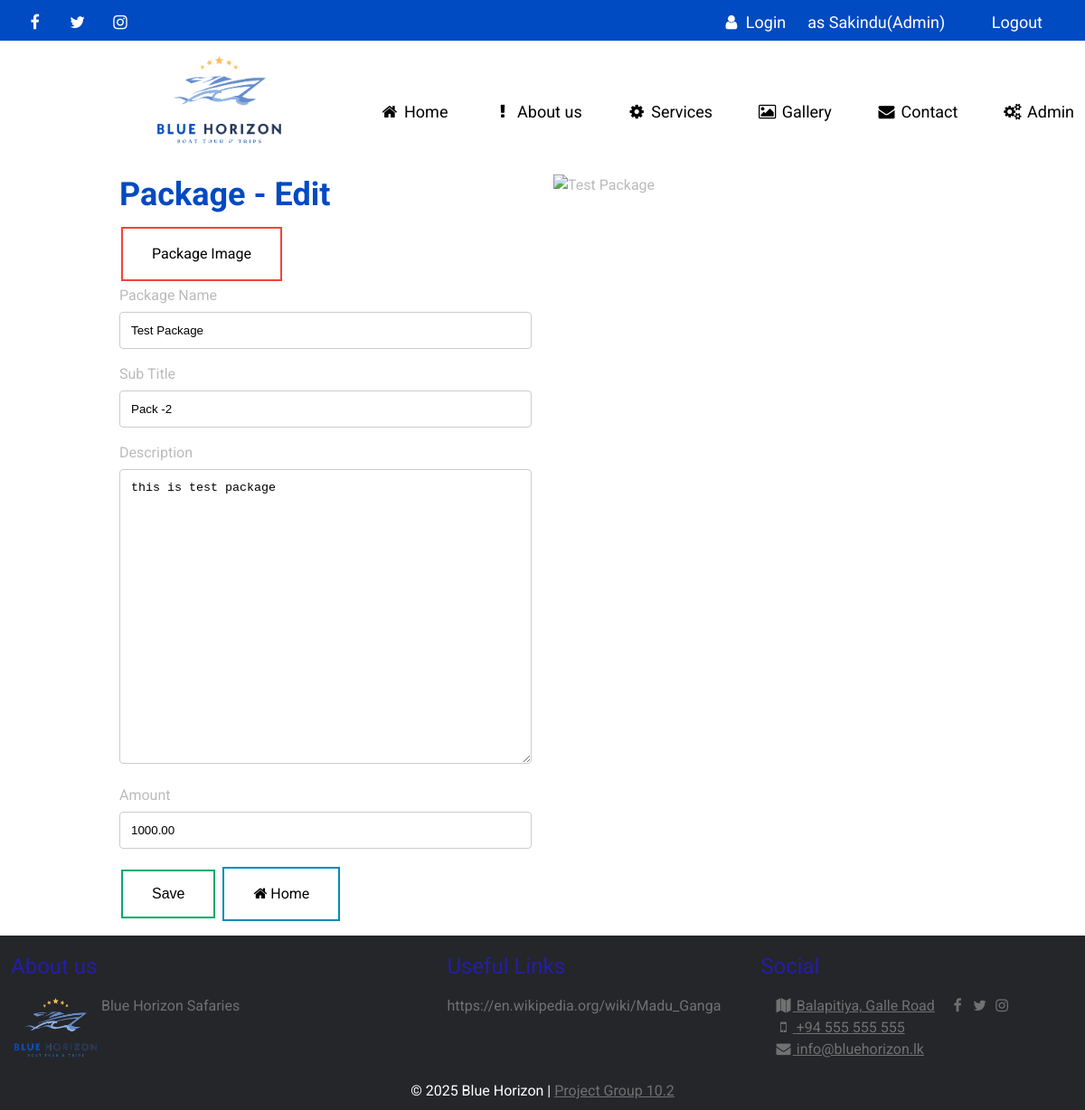
Page /pack-edit.php?pack_type=2 (signed in) on the committed database.
### tables this page shows
CREATE TABLE `pack`  (
  `pack_type` int NOT NULL AUTO_INCREMENT,
  `pack_name` varchar(255) NULL DEFAULT NULL,
  `pack_sub` varchar(255) NULL DEFAULT NULL,
  `pack_desc` text NULL,
  `pack_amount` decimal(11, 2) NULL DEFAULT NULL,
  `img_name` varchar(255) NULL DEFAULT NULL,
  PRIMARY KEY (`pack_type`) USING BTREE
);

### mysql.php (called while the page is built, shortened)
<?php
class mySQL
{
    protected $db_name = "bluesaf";
    protected $db_user = "root";
    protected $db_pass = "chanaka";
    protected $db_host = "localhost";
    public function execute($sql) {
        $con = new mysqli( $this->db_host, $this->db_user, $this->db_pass, $this->db_name );
        mysqli_set_charset($con,"utf8");
        $result=mysqli_query($con,$sql);
        return $result;
    }
}

### pack-edit.php (the view, shortened to what this page needs)
<?php
require_once ("mysql.php");
$db=new mySQL();
$sql="SELECT * from pack where pack_type='".$pack_type."'";
$res=$db->execute($sql);
$row = mysqli_fetch_array($res);
$pack_name  =$row['pack_name'];
$pack_sub   =$row['pack_sub'];
$pack_desc  =$row['pack_desc'];
$pack_amount=$row['pack_amount'];
$img_name=$row['img_name'];
?>
<!doctype html>
<html lang="en">
<head>
    <?php include "inc-head.php"; ?>
</head>
<body>
<div class="container">
    <?php include "inc-header.php"; ?>
    <div class="text-content">
        <div class="col-2">
            <h2 class="hd-1">Package - Edit </h2>
            <a href="pack-img.php?pack_type=<?=$pack_type?>" class="button button3"> Package Image </a>
            <form class="needs-validation" novalidate method="post" action="pack-edit.php" name="registration_form">
                <div class="form-group">
                    <label for="pack_name" class="col-lg-2 col-sm-2 control-label">Package Name</label>
                    <div class="col-lg-10">
                        <input type="text" value="<?=$pack_name?>" id="pack_name" name="pack_name"  >
                    </div>
                </div>
                <div class="form-group">
                    <label for="pack_sub" class="col-lg-2 col-sm-2 control-label">Sub Title</label>
                    <div class="col-lg-10">
                        <input type="text" value="<?=$pack_sub?>" class="form-control" id="pack_sub" name="pack_sub" >
                    </div>
                </div>
                <div class="form-group">
                    <label for="pack_desc" class="col-lg-2 col-sm-2 control-label">Description</label>
                    <div class="col-lg-10">
                        <textarea id="pack_desc" rows="20" name="pack_desc" placeholder="Last Name"><?=$pack_desc?>
                        </textarea>
                    </div>
                </div>
                <div class="form-group">
                    <label for="pack_amount" class="col-lg-2 col-sm-2 control-label">Amount</label>
                    <div class="col-lg-10">
                        <input type="text" value="<?=$pack_amount?>" class="form-control" id="pack_amount" name="pack_amount" >
                    </div>
                </div>
                <button class="button button1" name="submit" type="submit" >Save</button>
                <a class="button button2" href="pack-list.php" > <i class="fa fa-home"></i> Home</a>
            </form>
        </div>
        <div class="col-2">
            <img src="./packimg/<?=$img_name?>" alt="<?=$pack_name?>" style="width: 100%;" >
        </div>
    </div>
</div>
<?php include "inc-footer.php"; ?>
</body>
</html>

### css/style.css (style rules this page uses)
* { margin: 0; padding: 0; }
body { margin: 0; overflow-x: hidden; font-family: "Roboto", sans-serif; font-weight: 400; font-style: normal; }
.copy a { color: #717171; }
.hd-1 { font-size: 36px; margin-bottom: 20px; margin-top: 10px; color: #004ac2; }
.text-content { background-color: #ffffff; color: #bbbbbb; display: flex; line-height: 24px; width: 80vw; margin: 0 auto; }
.col-2 { padding: 12px 12px 12px 12px; width: 50%; }
input[type=text], input[type=password], input[type=email],input[type=number],input[type=tel], input[type=date], select,option, textarea { width: 100%; padding: 12px; border: 1px solid #ccc; border-radius: 4px; box-sizing: border-box; margin-top: 6px; margin-bottom: 16px; resize: vertical; }

### css/button.css (style rules this page uses)
.button { background-color: #04AA6D; border: none; color: white; padding: 16px 32px; text-align: center; text-decoration: none; display: inline-block; font-size: 16px; margin: 4px 2px; transition-duration: 0.4s; cursor: pointer; }
.button1 { background-color: white; color: black; border: 2px solid #04AA6D; }
.button2 { background-color: white; color: black; border: 2px solid #008CBA; }
.button3 { background-color: white; color: black; border: 2px solid #f44336; }

### rows in the picture
pack: pack_name "Test Package", pack_sub "Pack -2", pack_desc "this is test package", pack_amount "1000.00"

### other values in the picture
$_SESSION['fname'] "Sakindu"
user_level($_SESSION['level']) "Admin"
FOOT "© 2025 Blue Horizon | Project Group 10.2"
